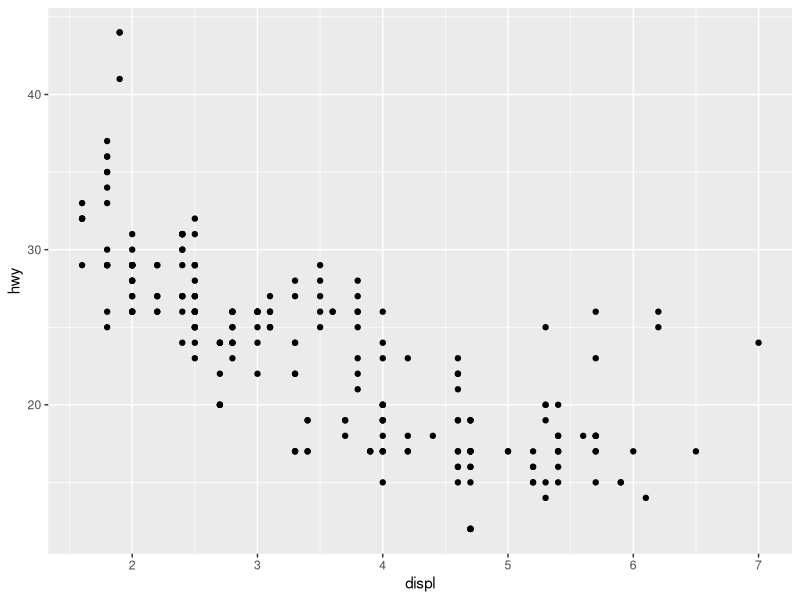
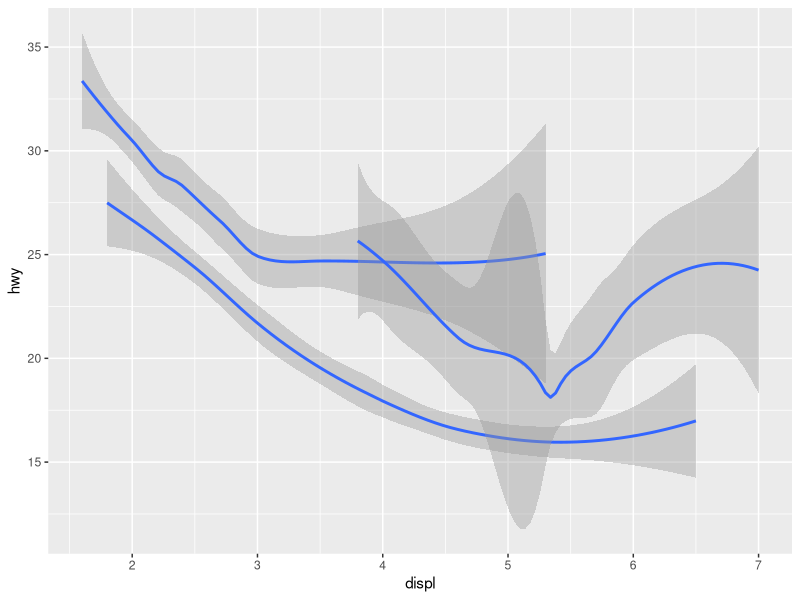
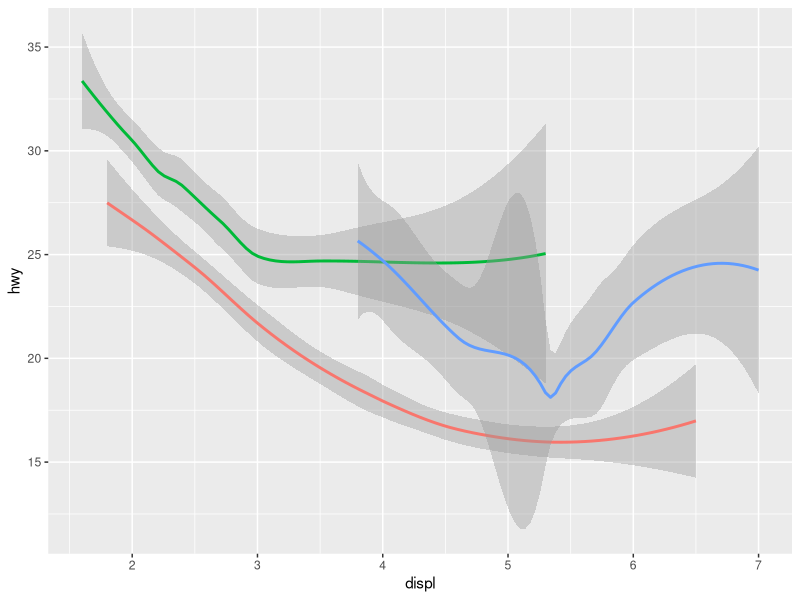
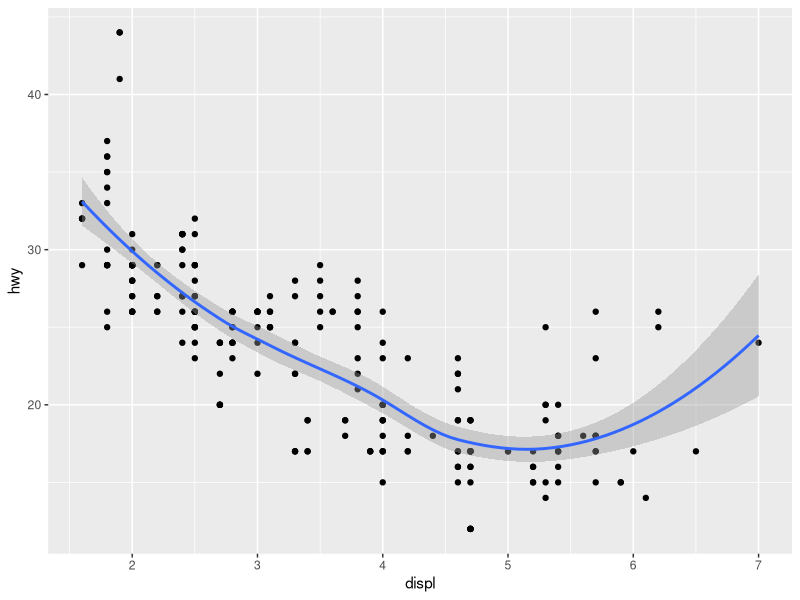
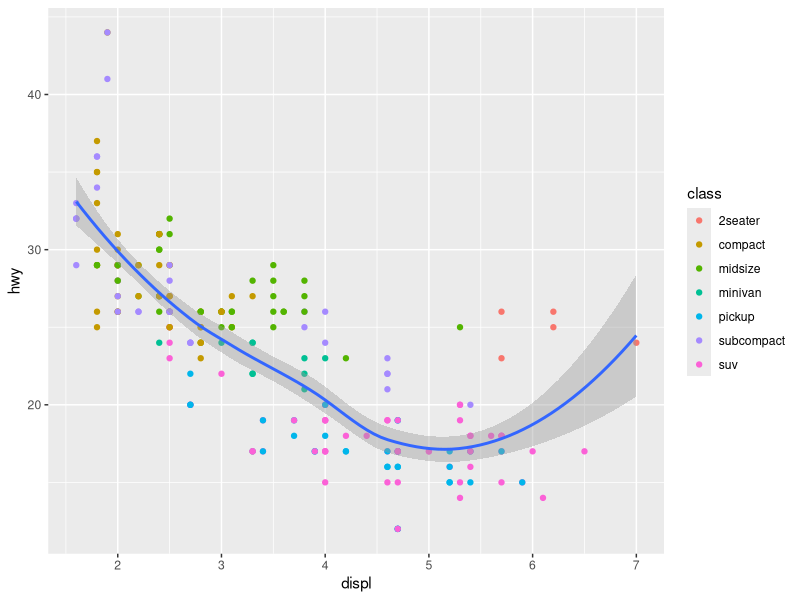
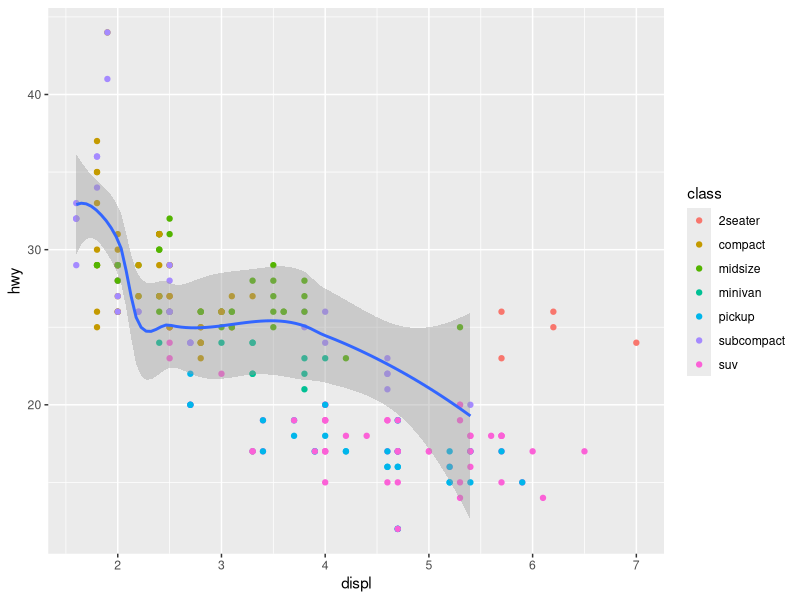
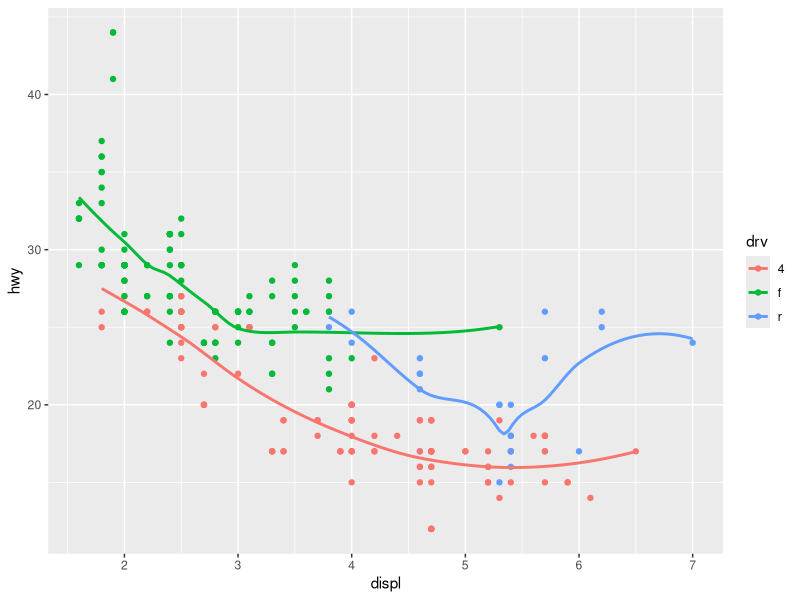
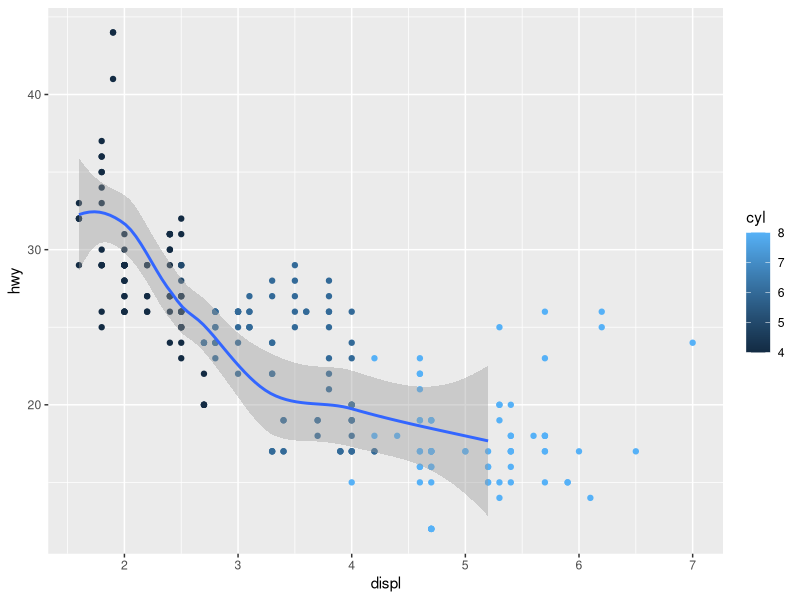

The R script that drew these images, in order:
library(tidyverse)

# Gráficos separados
ggplot2::ggplot(data = mpg) + 
  geom_point(mapping = aes(x = displ, y = hwy))

ggplot2::ggplot(data = mpg) + 
  geom_smooth(mapping = aes(x = displ, y = hwy, group = drv))

ggplot2::ggplot(data = mpg) + 
  geom_smooth(mapping = aes(x = displ, y = hwy, color = drv), show.legend = FALSE)

# Multiplas funçoes, multiplos plots numa só figura.
ggplot2::ggplot(data = mpg) + 
  geom_point(mapping = aes(x = displ, y = hwy)) + 
  geom_smooth(mapping = aes(x = displ, y = hwy))

#Uma coisa interessante é que **ggplot2** permite mapear outros _aesthetics_ mesmo quando o mapeamento global for feito.   
#Isso ocorre, por exemplo, quando utiliza-se uma funçao `geom_` com o seu próprio mapeamento. Ele extenderá ou sobrescreverá o mapeamento global para aquela camada do plot, somente.  
#Ou seja, é possível exibir diferentes _aesthetics_ em diferentes camadas do plot. 

#Veja:
ggplot2::ggplot(data = mpg, mapping = aes(x = displ, y = hwy)) +
  geom_point(mapping = aes(color = class))+
  geom_smooth()

# Usar um subconjunto de dados para uma funçao
ggplot2::ggplot(data = mpg, mapping = aes(x = displ, y = hwy)) +
  geom_point(mapping = aes(color = class)) +
  geom_smooth(data = filter(mpg, class == 'subcompact'))

# Exercícios
ggplot2::ggplot(data = mpg, mapping = aes(x = displ, y = hwy, color = drv)) +
  geom_point() +
  geom_smooth(se = FALSE)

# Usar mapeamento global para mpg, cor representando numero de cilindros do carro,
# Geom = camada de pontos (geom_point). Usará mapeamento global.
# Geom = geom_smooth, para linhas. Usará subconjunto de dados:
# fitrar por carros com transmissao manual de 5 marchas. 

ggplot2::ggplot(data = mpg, mapping = aes(x = displ, y = hwy, color = cyl)) + 
  geom_point() +
  geom_smooth(data = filter(mpg, trans == 'manual(m5)'))


# Testes
ggplot2::ggplot(data = mpg, mapping = aes(x = displ, y = hwy, color = cyl)) + 
  geom_point() +
  geom_smooth()

ggplot2::ggplot(data = mpg, mapping = aes(x = displ, y = hwy, color = cyl)) +
  geom_point() +
  geom_smooth(se = FALSE)


# Retirando legendas:
ggplot2::ggplot(data = mpg, mapping = aes(x = displ, y = hwy, color = drv)) +
  geom_point() +
  geom_smooth(se = FALSE, show.legend = FALSE)

# show.legend = 
ggplot(data = mpg) +
  geom_smooth(mapping = aes(x = displ, y = hwy, colour = drv), show.legend = FALSE)

ggplot(data = mpg) +
  geom_smooth(mapping = aes(x = displ, y = hwy, colour = drv), show.legend = TRUE)

# 5. Os códigos abaixo sao a mesma coisa?
ggplot2::ggplot(data = mpg, mapping = aes(x = displ, y = hwy)) +
  geom_point() +
  geom_smooth()

ggplot2::ggplot() +
  geom_point(data = mpg, mapping = aes(x = displ, y = hwy)) +
  geom_smooth(data = mpg, mapping = aes(x = displ, y = hwy))

# Sao a  mesma coisa, pois ambos usam o mesmo dado (mpg) o mapeia nas 
# duas camadas da mesma forma.
# Só substituiu o mapeamento global por ajustar camada a camada, com
# geom_point e geom_smooth.

## 6. Graficos
# Gráfico 1
ggplot2::ggplot(data = mpg, mapping = aes(x = displ, y = hwy)) + 
  geom_point() +
  geom_smooth(se = FALSE)

# Gráfico 2 
ggplot2::ggplot(data = mpg, mapping = aes(x = displ, y = hwy)) +
  geom_point() +
  geom_smooth(mapping = aes(group = drv), se = FALSE)

# Gráfico 3
ggplot2::ggplot(data = mpg, mapping = aes(x = displ, y = hwy, color = drv)) +
  geom_point() +
  geom_smooth(se = FALSE)

# Gráfico 4
ggplot2::ggplot(data = mpg, mapping = aes(x = displ, y = hwy)) + 
  geom_point(mapping = aes(color = drv)) +
  geom_smooth(se = FALSE)

# Gráfico 5
ggplot2::ggplot(data = mpg, mapping = aes(x = displ, y = hwy)) +
  geom_point(mapping = aes(color = drv)) +
  geom_smooth(mapping = aes(linetype = drv), se = FALSE)

# Gráfico 6
ggplot2::ggplot(data = mpg) + 
  geom_point(mapping = aes(x = displ, y = hwy, color = drv))

# Grafico 6 com halos.
ggplot2::ggplot(data = mpg, mapping = aes(x = displ, y = hwy)) +
  geom_point(size = 4, color = 'white') +
  geom_point(mapping = aes(color = drv))




















  